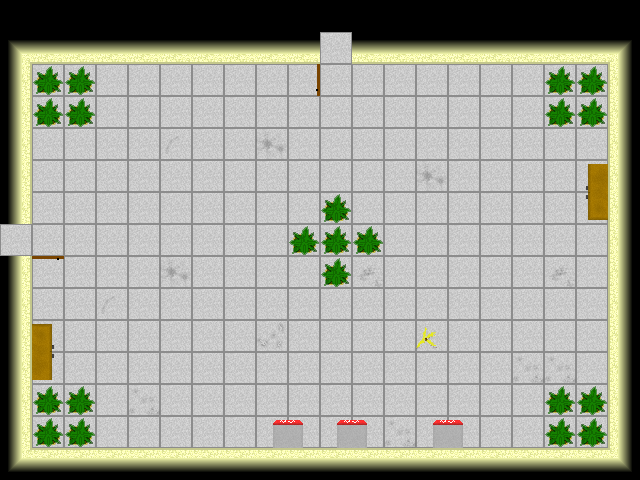

Below is a game level as drawn by its tile map, then a one-line description and the .tmx that defines it (tile-layer data replaced by summaries):
An orthogonal 20x15 tile map with 32x32 px tiles, 1 tile layer (Tile Layer 1), 1 hidden layer not drawn, 2 tilesets and 3 objects (mainPlayer, doorUp, doorLeft).

<map version="1.0" orientation="orthogonal" width="20" height="15" tilewidth="32" tileheight="32">
 <tileset firstgid="1" name="metatiles32x32" tilewidth="32" tileheight="32">
  <image source="../img/map/metatiles32x32.png" width="288" height="32" />
  <tile id="0">
   <properties>
    <property name="type" value="solid" />
   </properties>
  </tile>
  <tile id="5">
   <properties>
    <property name="type" value="doorRight" />
   </properties>
  </tile>
  <tile id="6">
   <properties>
    <property name="type" value="doorUp" />
   </properties>
  </tile>
  <tile id="7">
   <properties>
    <property name="type" value="doorDown" />
   </properties>
  </tile>
  <tile id="8">
   <properties>
    <property name="type" value="doorLeft" />
   </properties>
  </tile>
 </tileset>
 <tileset firstgid="10" name="Terrain" tilewidth="32" tileheight="32">
  <image source="../img/map/Terrain.png" width="256" height="256" />
 </tileset>
 <layer name="Tile Layer 1" width="20" height="15">
  <data>[300 cells, 280 non-empty, 23 distinct tile ids]</data>
 </layer>
 <layer name="collision" width="20" height="15" visible="0">
  <data>[300 cells, 93 non-empty, 1 distinct tile ids]</data>
 </layer>
 <objectgroup name="Object Layer 1" width="20" height="15">
  <object name="mainPlayer" x="96" y="192" width="32" height="32">
   <properties>
    <property name="image" value="Main_char" />
    <property name="spritewidth" value="64" />
   </properties>
  </object>
 </objectgroup>
 <objectgroup name="doors" width="20" height="15">
  <object name="doorUp" x="320" y="34" width="29" height="28">
   <properties>
    <property name="type" value="door" />
   </properties>
  </object>
  <object name="doorLeft" x="0" y="226" width="29" height="27">
   <properties>
    <property name="type" value="door" />
   </properties>
  </object>
 </objectgroup>
</map>
